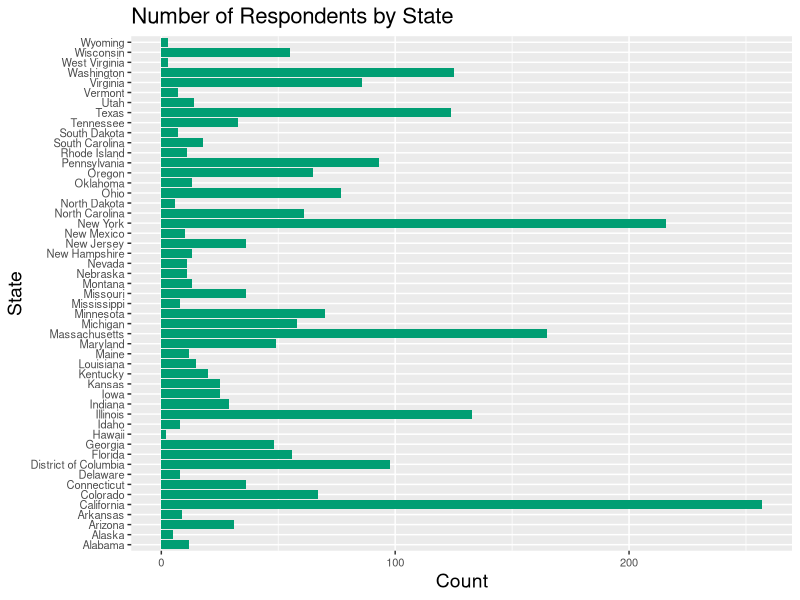
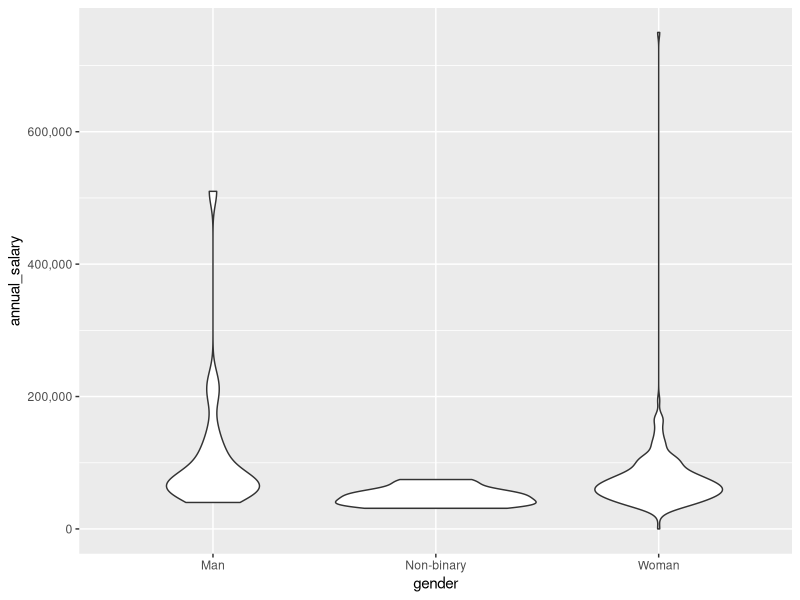
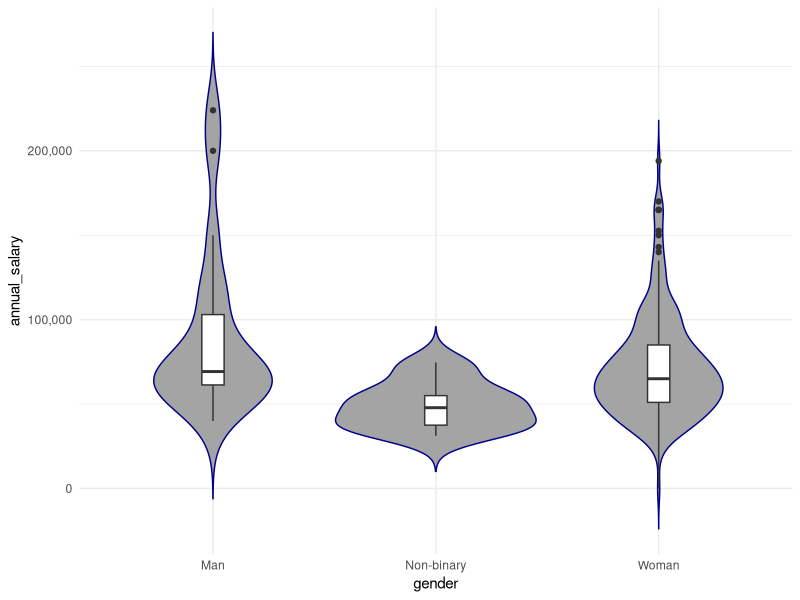

These charts were generated, in order, by the following R code:
## ---- chunk 1
library(ggplot2)
library(tidyverse)
library(scales)

## ---- chunk 2
salaries <- read.csv("clean_salaries.csv")

# remove "X" index column
salaries <- (subset(salaries, select = -c(X)))

# remove "race" column
without_race <- (subset(salaries, select = -c(race)))

# remove where state is NaN
without_race_state_known <- without_race[!(without_race$state=="NaN"),]

# remove duplicates
without_race_state_known <- without_race_state_known %>% distinct()

## ---- chunk 3
respondents_state <- ggplot(without_race_state_known, aes(factor(state))) + geom_bar(fill="#009E73")
respondents_state <- respondents_state + coord_flip()
respondents_state <- respondents_state + theme(text = element_text(size=10), axis.title=element_text(size=14)) 
respondents_state <- respondents_state + labs(title = "Number of Respondents by State", x= "State", y= "Count")
respondents_state <- respondents_state + theme(plot.title = element_text(size=16))
respondents_state

## ---- chunk 4
nonprofit_data <- filter(salaries, industry == "Nonprofits")
nonprofit_data  <- filter(nonprofit_data, currency == "USD")
nonprofit_data  <- nonprofit_data[!(nonprofit_data$gender=="NaN"),]
nonprofit_data$gender <- as.factor(nonprofit_data$gender)
nonprofit_data$industry <- as.factor(nonprofit_data$industry)
nonprofit_data$age_range <- as.factor(nonprofit_data$age_range)
nonprofit_data$all_experience <- as.factor(nonprofit_data$all_experience)
nonprofit_data$race <- as.factor(nonprofit_data$race)
nonprofit_data$field_experience <- as.factor(nonprofit_data$field_experience)
## ---- chunk 5
p <- ggplot(nonprofit_data, aes(x=gender, y=annual_salary)) + 
  geom_violin()
p <- p + scale_y_continuous(labels = label_comma())

p
# shows outliers 
## ---- chunk 6
# remove outlier

nonprofit_data <- nonprofit_data[!(nonprofit_data$id=="695"),]
nonprofit_data <- nonprofit_data[!(nonprofit_data$id=="2093"),]

## ---- chunk 7
p <- ggplot(nonprofit_data, aes(x=gender, y=annual_salary)) + 
  geom_violin(trim=FALSE, fill='#A4A4A4', color="darkblue")+
  geom_boxplot(width=0.1) + theme_minimal()
p <- p + scale_y_continuous(labels = label_comma())
# p <- p + stat_summary(fun.y=mean, geom="point", shape=23, size=2) # mean shown
# p <- p + stat_summary(fun.y=median, geom="point", size=2, color="red") # median shown

# p <- p + geom_boxplot(width=0.1)

p <- p + stat_summary(fun.data="mean_sdl", mult=1, geom="crossbar", width=0.2 )
p <- p + stat_summary(fun.data=mean_sdl, mult=1, 
                 geom="pointrange", color="red")
p
## ---- chunk 8
# repeating IDs (more than one race or more than one state)
id_repeats <- salaries %>% group_by(id) %>% filter(n() > 1)

# remove "race" column 
id_repeats <- (subset(id_repeats, select = -c(race)))


# 
id_repeats %>%
 group_by(id) %>% #Grouping by id 
 tally() %>% #Calculating the count
 group_by(id) %>%
 summarise(res = max(n)) 


